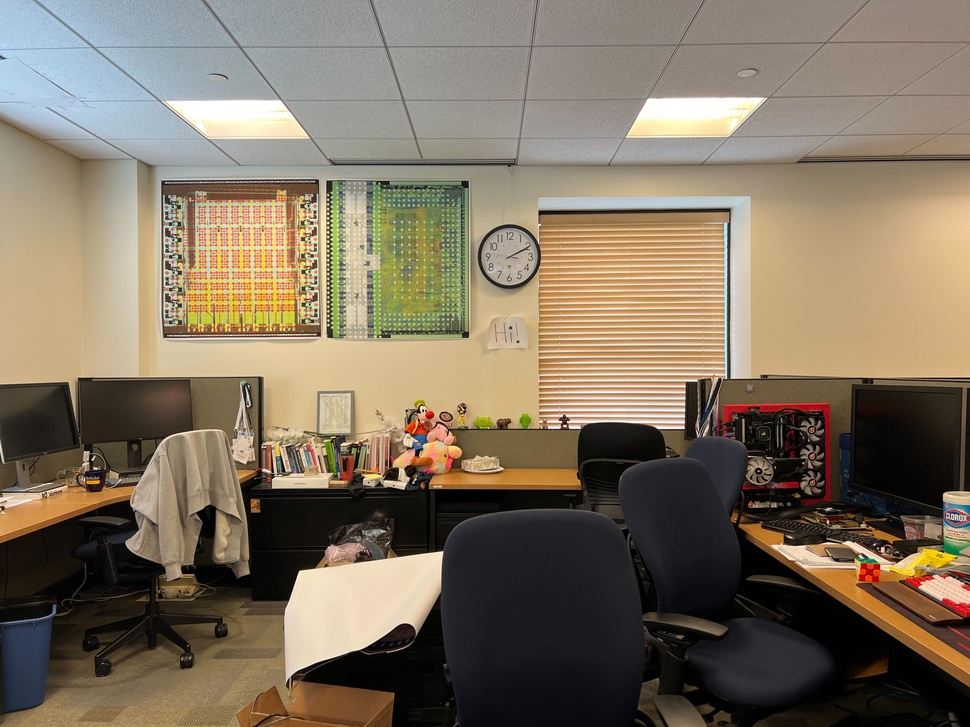
#> input picture data/cube/left.jpg, 970 x 727 px, shrunk from 4032 x 3024 before the run
$ python cannyEdge.py --left ../../data/cube/left.jpg   (older library calls are emulated)
#> lines starting #> are read from the running program, lines starting #| are printed output that depends on the picture
import cv2
import numpy as np
import argparse
import matplotlib.pyplot as plt

def stereoBM_init(numDisparities, blockSize):
    stereo = cv2.StereoBM_create(numDisparities=numDisparities, blockSize=blockSize)
    return stereo

# simple arguments parser
if __name__ == '__main__':
    parser = argparse.ArgumentParser(description='Simple stereo matching example.')
    parser.add_argument('--left', type=str, help='left image file', required=True)
    args = parser.parse_args()

    # read images as grayscale
    imgL = cv2.imread(args.left)
#> imgL is the input picture: shape (727, 970, 3); mean B, G, R 96.7, 115.1, 128.2

    # create stereo matcher with parameters
    gray_left = cv2.cvtColor(imgL, cv2.COLOR_BGR2GRAY, imgL)
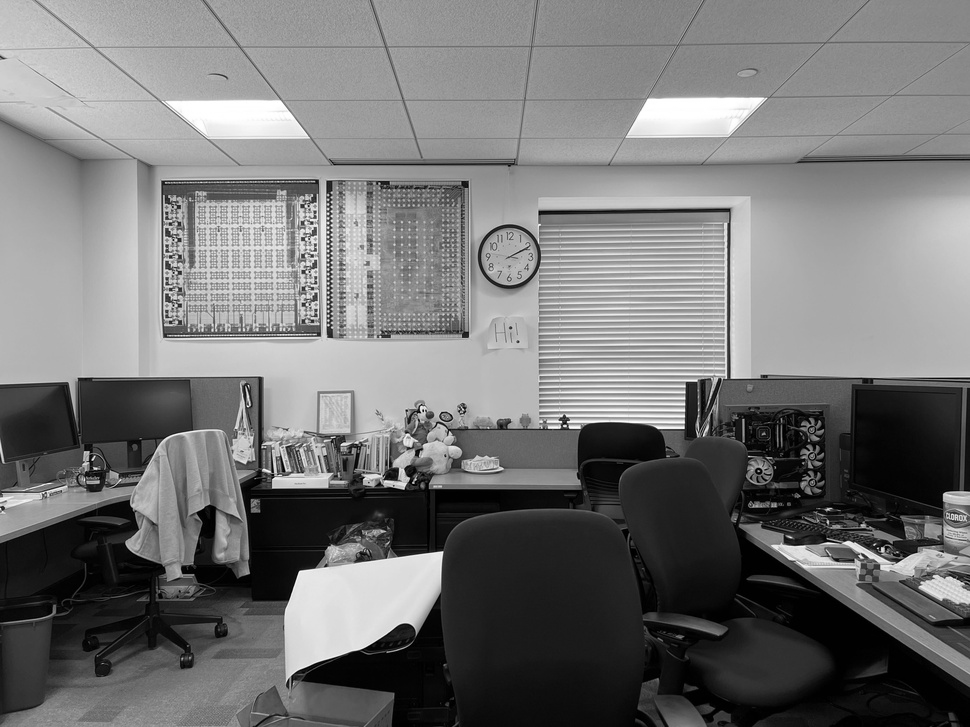
#> gray_left: shape (727, 970); min 0, max 255, mean 116.9

    # compute edges
    edges = cv2.Canny(gray_left, 100, 200)
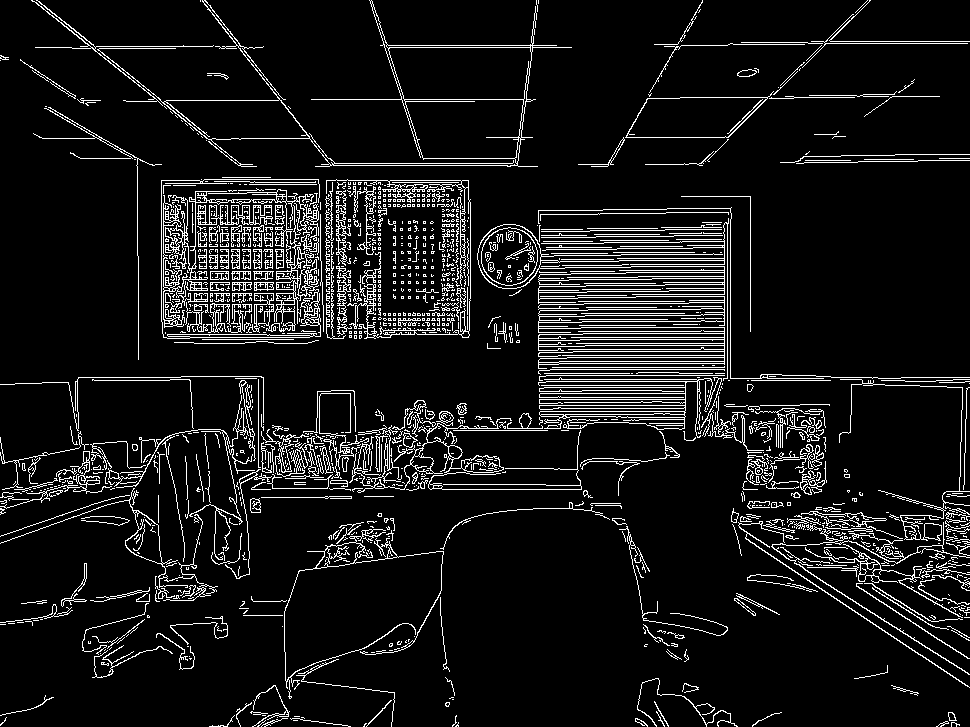
#> edges: shape (727, 970); 8.7% white in thin lines or dots
    print(edges.shape)
#| (727, 970)
    # [18 lines of commented-out code are left out]
    cv2.imwrite('output/img/edgesCanny.png', edges)
